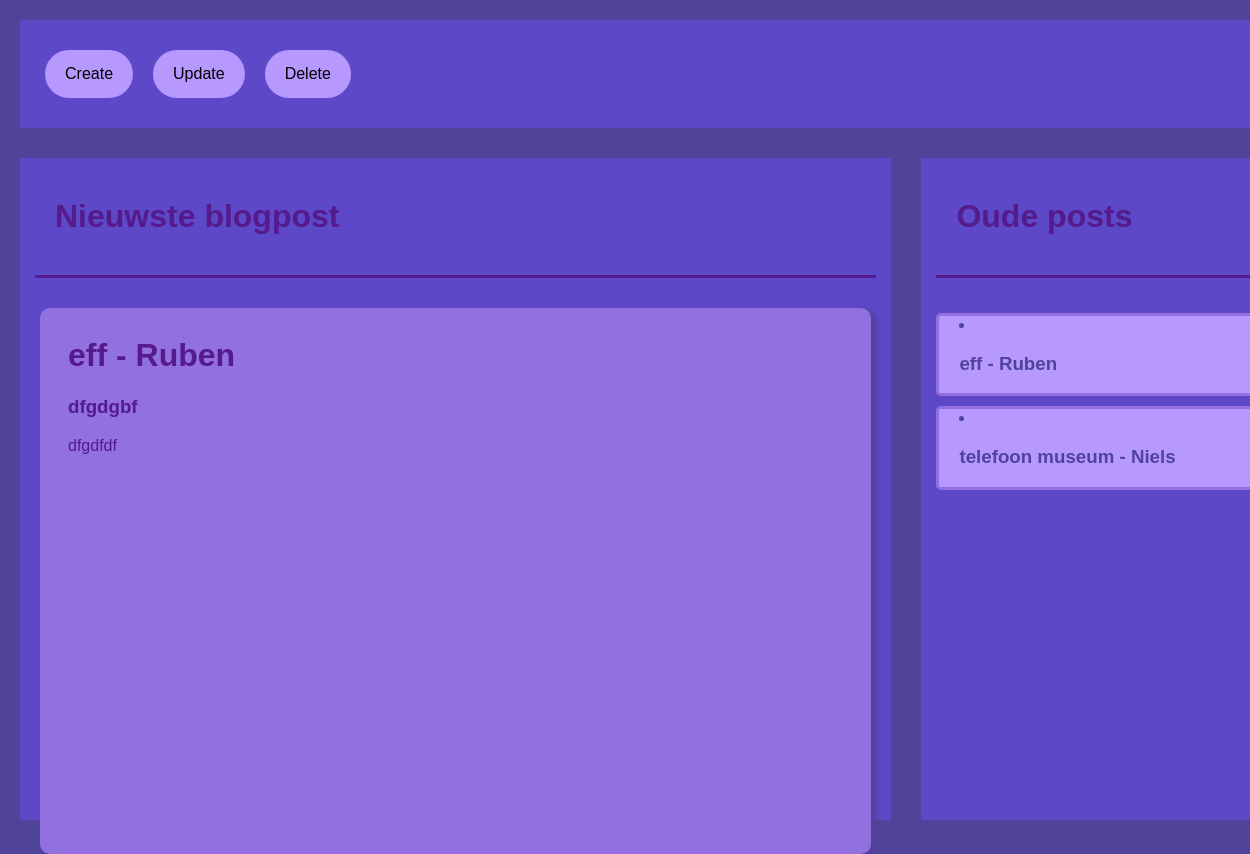
Before: / with the older database file.
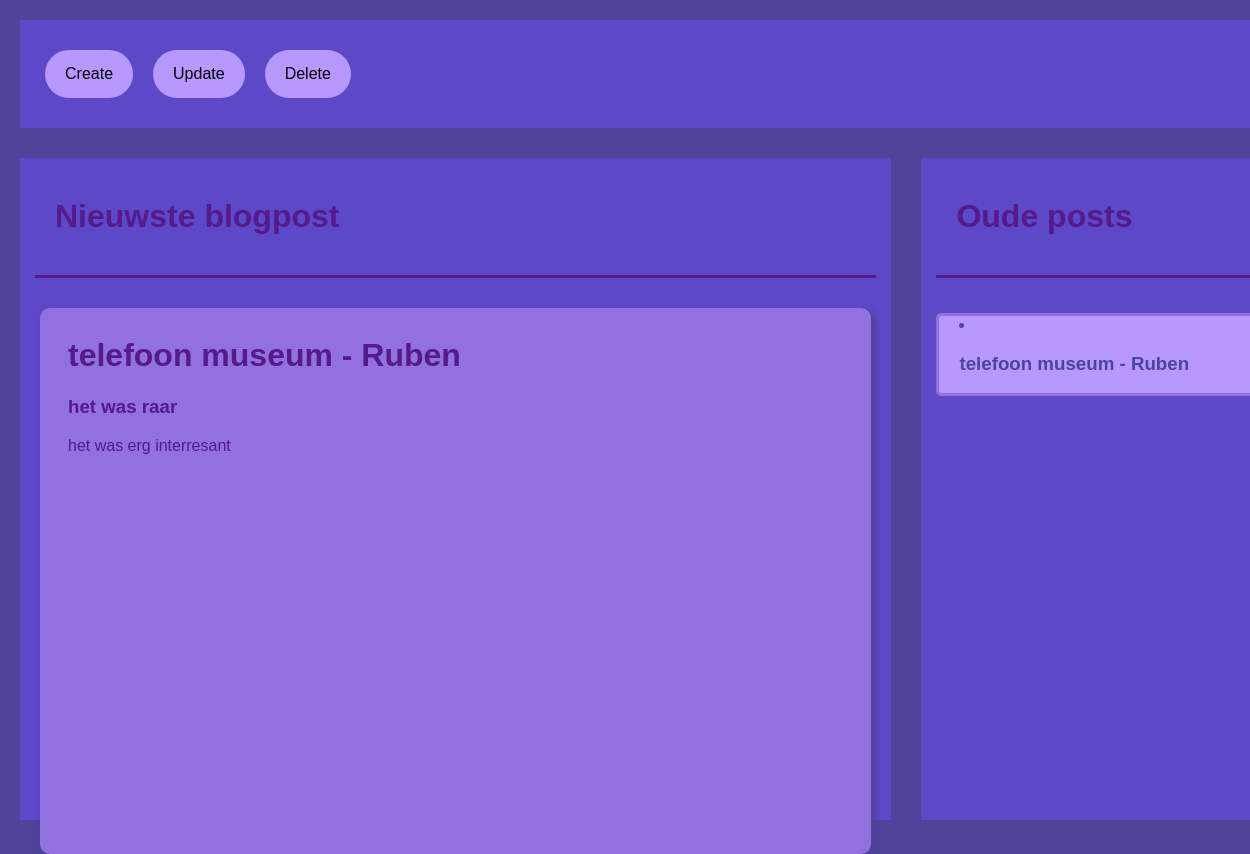
After: the same page with the newer database file.
### tables this page shows
CREATE TABLE BlowBlo0gske
(
    BlogNummer    integer not null
        constraint BlowBlo0gske_pk
            primary key autoincrement,
    BlogOnderwerp TEXT    not null,
    BlogSubTekst  TEXT    not null,
    BlogBody      TEXT    not null
, wie text);

### index.php (the view, shortened to what this page needs)
<?php
try {
    $pdo = new PDO("sqlite:identifier.sqlite");
}catch(PDOException $e){
    echo $e->getMessage();
}
$stmt = $pdo->prepare("SELECT * FROM BlowBlo0gske ORDER BY BlogNummer DESC LIMIT 1");
$stmt->execute();
$main = $pdo->prepare("SELECT * FROM BlowBlo0gske ORDER BY BlogNummer DESC");
$main->execute();
$result = $stmt->fetchAll();
$results = $main->fetchAll();
?>
<!doctype html>
<html lang="en">
<head>
    <link rel="stylesheet" href="style-index.css">
    <link rel="stylesheet" href="./style/main.css">
</head>
<body>
<div id="main_grid">
    <div id="balkie">
        <a href="./Create">Create</a>
        <a href="./Update">Update</a>
        <a href="./Delete">Delete</a>
    </div>
    <div id="left_side">
        <h1 class="nieuwste_title">Nieuwste blogpost</h1>
        <div class="lijntje"></div>
            <?php foreach ($result as $row) { ?>
                <div class="db_section">
                    <a href="./Read/index.php?ID=<?= $row['BlogNummer']; ?>" class="ding">
                        <h1><?= $row['BlogOnderwerp']. " - " . $row["wie"]?></h1>
                        <h3><?= $row["BlogSubTekst"]?></h3>
                        <p><?= $row["BlogBody"]?></p>
                    </a>
                </div>
            <?php }?>
    </div>
    <div id="right_side">
        <h1 class="nieuwste_title">Oude posts</h1>
        <div class="lijntje"></div>
        <?php foreach ($results as $row) { ?>
                <a href="./Read/index.php?ID=<?= $row['BlogNummer']; ?>" class="card">
                    <li><h3><?= $row['BlogOnderwerp']. " - " . $row["wie"]?></h3></li>
                </a>
        <?php }?>
    </div>
</div>
</body>
</html>

### style-index.css (style rules this page uses)
body { font-family: "Arial"; overflow: hidden; margin: 0; background-color: #50439a; }
#main_grid { display: grid; grid-template-rows: 1fr 10fr; grid-template-columns: 10fr 4fr; height: 100vh; width: 100vw; gap: 30px; padding: 20px; }
#left_side { background-color: #5d48c8; }
.nieuwste_title { margin: 40px 0 0 35px; color: var(--darkest); }
.lijntje { background-color: var(--darkest); height: 3px; margin: 40px 15px 30px 15px; }
.db_section a { text-decoration: none; }
#right_side { display: flex; flex-direction: column; background-color: #5d48c8; overflow: scroll; scrollbar-width: none; }

### style/main.css (style rules this page uses)
:root { --dark: #50439A; --main: #5D48C8; --light: #9270E0; --lighter: #b798ff; --darkest: #551A8B }
body { background: var(--dark); }

Changed rows visible on the page:
removed blowblo0gske: BlogOnderwerp "eff", wie "Ruben", BlogSubTekst "dfgdgbf", BlogBody "dfgdfdf"
now on one of the page's lists (row edited): blowblo0gske: BlogOnderwerp "telefoon museum", wie "Ruben", BlogSubTekst "het was raar", BlogBody "het was erg interresant"
changed blowblo0gske "telefoon museum": wie "Niels" → "Ruben"
